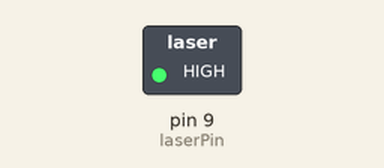
This sketch was run on a simulated Arduino Uno, built with avr-gcc and run on an emulated ATmega328P. Shown: switched loads named in the sketch (green lamp = pin HIGH).

Above: at 5.0 s.
At 10.5 s:
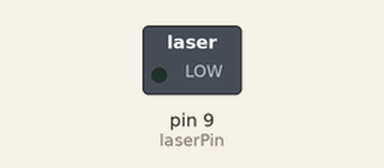
Timing chart, 0 to 14.3 s (numbered marks = the images above):
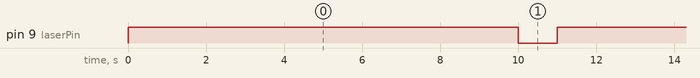

Measured:
- by itself, pin 9 (laserPin): alternates HIGH for 10.0 s and LOW for 1.0 s

The sketch:

Laser.ino
```cpp
int laserPin=9;
void setup() {
  // put your setup code here, to run once:
  pinMode(laserPin,OUTPUT);

}

void loop() {
  // put your main code here, to run repeatedly:
  digitalWrite(laserPin,HIGH);
  delay(10000);
  digitalWrite(laserPin,LOW);
  delay(1000);

}
```
